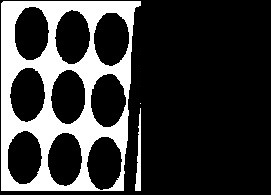
#> input picture DominoDetect/images/Masked.jpg, 271 x 195 px
$ python main.py   (older library calls are emulated)
#> lines starting #> are read from the running program, lines starting #| are printed output that depends on the picture; after the words box and inside, x2 and y2 are one past the last pixel; in counts of white or black regions, pixels touching at a corner belong together
### DominoDetect/image.py
import cv2


class Image:
    def __init__(self, image_path, color_type):
        self.image_path = image_path
        self.color_type = color_type
        self.height, self.width = 0, 0

    def load(self):
        image = cv2.imread(self.image_path, self.color_type)
        self.height, self.width = image.shape[:2]
        return image

    # [4 lines left out: function show, not called in this run]

    @staticmethod
    def show(image):
        cv2.imshow('Show Image', image)
        cv2.waitKey(0)
        cv2.destroyAllWindows()

### DominoDetect/processing.py
import cv2
import numpy as np
from image import Image

min_radius = 50
max_radius = 70

class Processing:
    def __init__(self, image):
        self.image = image
        self.image_data = cv2.resize(image.load(), (600, 400))

    # Save a Image to local path
    def save_image(self, image, path):
        cv2.imwrite(path, image)

    # Set Gray Scale image for a better algorithm efficiency
    def gray_scale(self):
        print "Grey scaling"
        return cv2.cvtColor(self.change_background_colors(self.image_data), cv2.COLOR_BGR2GRAY)

    #Draw Gaussian Blur
    def gaussian_blur(self):
        print "Blurring"
        return cv2.GaussianBlur(self.gray_scale(),(5,5),0)

    # Get a more resistant to noise operator that joints Gaussian smoothing plus differentiation operation
    def gradient(self):
        print "Gradients"
        return cv2.Sobel(self.gaussian_blur(), cv2.CV_8U, 1, 0, ksize=3)

    def umbral(self):
        print "Thresholding"
        _,umbral = cv2.threshold(self.gradient(), 170, 255, cv2.THRESH_BINARY + cv2.THRESH_OTSU)
        return umbral

    # Get all Ellipses
    def structuring_elements(self):
        print "Ellipsing"
        return cv2.getStructuringElement(cv2.MORPH_ELLIPSE, (5, 5))

    # Get all morphologies of the umbral data
    def morphology_elements(self):
        return cv2.morphologyEx(self.umbral(), cv2.MORPH_CLOSE, self.structuring_elements())

    def get_domino_points(self):
        print "Counting"
        contours,_ = cv2.findContours(self.morphology_elements(), cv2.RETR_EXTERNAL, cv2.CHAIN_APPROX_NONE)

        print("Circles: "+ str(len(contours)))

        circles = self.draw_circles(self.image_data, contours)
        text = str(len(circles)) + " Points"

        print text

        cv2.putText(self.image_data, text, (20, 70), cv2.FONT_HERSHEY_SIMPLEX, 1.5,(0,0,255),5)
#cv2.FONT_HERSHEY_SIMPLEX, 1.0, (255,255,255))
        cv2.imwrite('result.jpg',self.image_data)
        Image.show(self.image_data)

    # Change every pixel (Blue, Green, Red, Yellow, Light Blue) to white.
    def change_background_colors(self,image_data):
        print "changing colors"
        n = 2
        indices = np.arange(0,256)
        divider = np.linspace(0,255,n+1)[1]
        quantiz = np.int0(np.linspace(0,255,n))
        color_levels = np.clip(np.int0(indices/divider), 0, n-1)
        palette = quantiz[color_levels]
        image_palette = palette[image_data]
        image_palette = cv2.convertScaleAbs(image_palette)
        #RGB
        image_palette[np.where((image_palette == [0,0,255]).all(axis = 2))] = [255,255,255]#Blue
        image_palette[np.where((image_palette == [0,255,0]).all(axis = 2))] = [255,255,255]#Green
        image_palette[np.where((image_palette == [255,0,0]).all(axis = 2))] = [255,255,255]#Red
        image_palette[np.where((image_palette == [0,255,255]).all(axis = 2))] = [255,255,255]#Light Blue
        image_palette[np.where((image_palette == [255,255,0]).all(axis = 2))] = [255,255,255]#Yellow
        image_palette[np.where((image_palette == [255,0,255]).all(axis = 2))] = [255,255,255]#Yellow
        return image_palette

    # Draw Circles in the image
    def draw_circles(self, image, contours):
        circles = []
        for cnt in contours:
            # Getting the circle (x,y position and radius) of the contour.
            (x,y),radius = cv2.minEnclosingCircle(cnt)
            center = (int(x),int(y))
            radius = int(radius)
            # Possible Domino point.
            if radius >= min_radius and radius <= max_radius:
                # Draw the circle in the image with green color.
                cv2.circle(self.image_data,center,radius,(0,255,0),2)
                circles.append(cnt)
        return circles

### DominoDetect/main.py
from image import Image
from processing import Processing

images = ["images/Masked.jpg"]

def process_images():
	for img in images:
		img = Image(img, 1)
		processing = Processing(img)
#> in load, image is the input picture: shape (195, 271, 3); min 0, max 255, mean 57.2
#> in change_background_colors, `image_palette = palette[image_data]`:
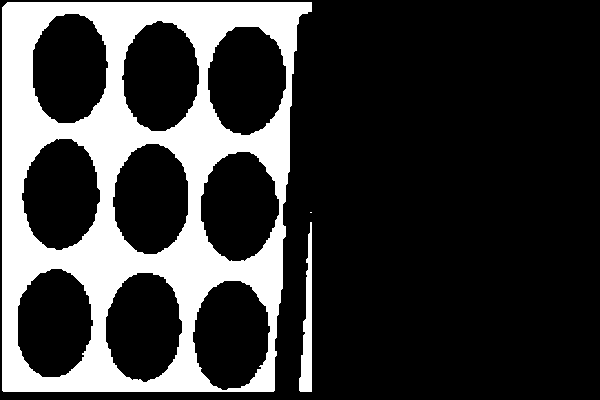
#> image_palette: shape (400, 600, 3) int64; 22.5% white; 3 white regions (1 under 20 px), largest, box (x1, y1, x2, y2) and area: (2, 2, 312, 392) 52740, (299, 222, 312, 392) 1220
		processing.get_domino_points()
#> in gaussian_blur, `return cv2.GaussianBlur(self.gray_scale(),(5,5),0)`:
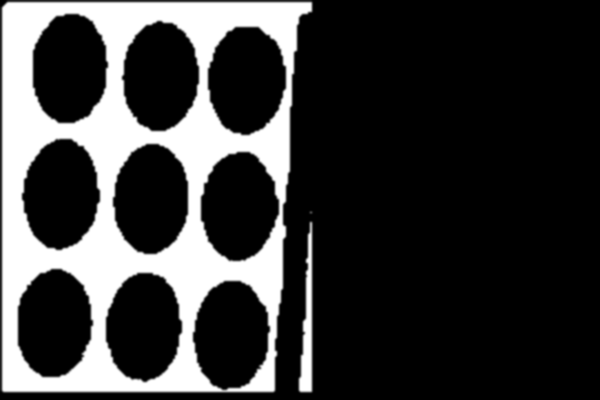
#> returned value: shape (400, 600); min 0, max 255, mean 57.4
#> in gradient, `return cv2.Sobel(self.gaussian_blur(), cv2.CV_8U, 1, 0, ksize=3)`:
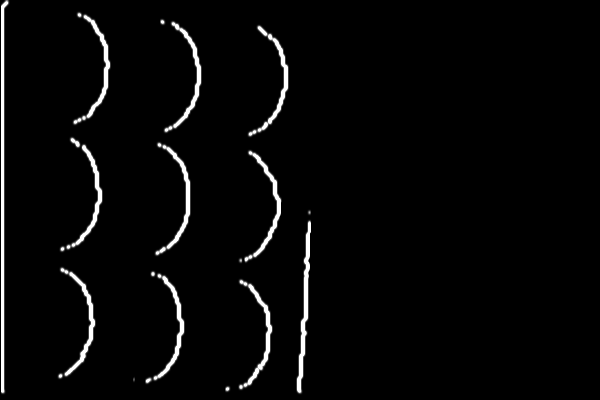
#> returned value: shape (400, 600); min 0, max 255, mean 7.7
#> in umbral, `_,umbral = cv2.threshold(self.gradient(), 170, 255, cv2.THRESH_BINARY ..`:
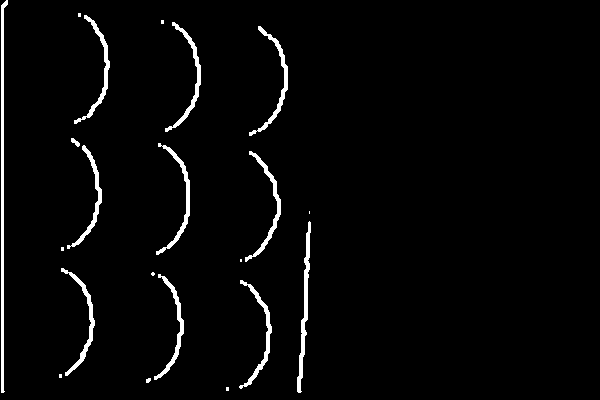
#> umbral: shape (400, 600); 2.9% white; 21 white regions (8 under 20 px), largest, box (x1, y1, x2, y2) and area: (1, 0, 8, 393) 1191, (297, 221, 311, 393) 711, (249, 26, 288, 136) 551
#> in morphology_elements, `return cv2.morphologyEx(self.umbral(), cv2.MORPH_CLOSE, self.structuri..`:
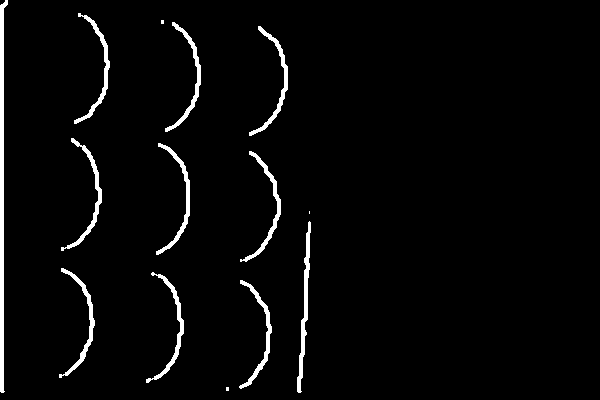
#> returned value: shape (400, 600); 3.1% white; 14 white regions (3 under 20 px)
#> in get_domino_points, `contours,_ = cv2.findContours(self.morphology_elements(), cv2.RETR_EXT..`: contours = 14 contours, 3 with area under 20; largest, box (x1, y1, x2, y2) and area: (0, 0, 8, 393) 1184, (297, 221, 311, 393) 542, (249, 26, 288, 136) 445, (240, 151, 281, 262) 444, (59, 268, 95, 378) 441
#| Circles: 14
#> the loop in draw_circles, `for cnt in contours:` made 14 passes
#> (x, y, radius, center) on passes 1, 3, 4, 5, 7, 8, 10, 11, 12: (227, 388.5, 1, (227, 388)), (149.5, 327, 55, (149, 327)), (61, 322.5, 54, (61, 322)), (303.5, 306.5, 85, (303, 306)), (245.5, 206, 55, (245, 206)), (158, 198.5, 55, (158, 198)), (254.5, 80.5, 54, (254, 80)), (169.5, 76.5, 54, (169, 76)), (162, 21.5, 1, (162, 21))
#> (x, y, radius) on passes 2, 9, 13, 14: (241, 334, 54), (67, 194, 56), (77, 68, 55), (4, 196, 196)
#> after the loop in draw_circles, `for cnt in contours:`:
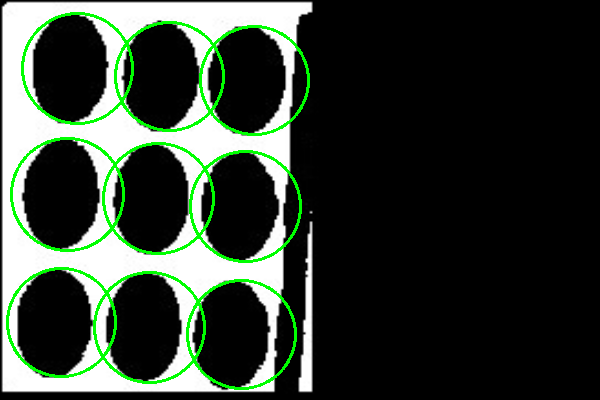
#> self.image_data: shape (400, 600, 3); mean of channels 0, 1, 2 50.4, 60.1, 50.4; drawn as B, G, R
#> after the loop in draw_circles, `for cnt in contours:`: circles = 9 contours; largest, box (x1, y1, x2, y2) and area: (249, 26, 288, 136) 445, (240, 151, 281, 262) 444, (59, 268, 95, 378) 441, (156, 143, 190, 255) 440, (61, 138, 102, 251) 440
#> in get_domino_points, `text = str(len(circles)) + " Points"`: text = '9 Points'
#| 9 Points
#> in get_domino_points, `cv2.putText(self.image_data, text, (20, 70), cv2.FONT_HERSHEY_SIMPLEX,..`:
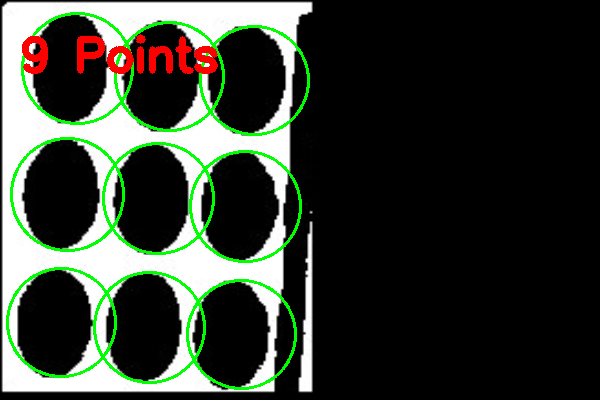
#> self.image_data: shape (400, 600, 3); 1.3% of pixels changed, all inside (x1, y1, x2, y2) = (22, 34, 218, 74); drawn as B, G, R

if __name__ == '__main__':
	process_images()
